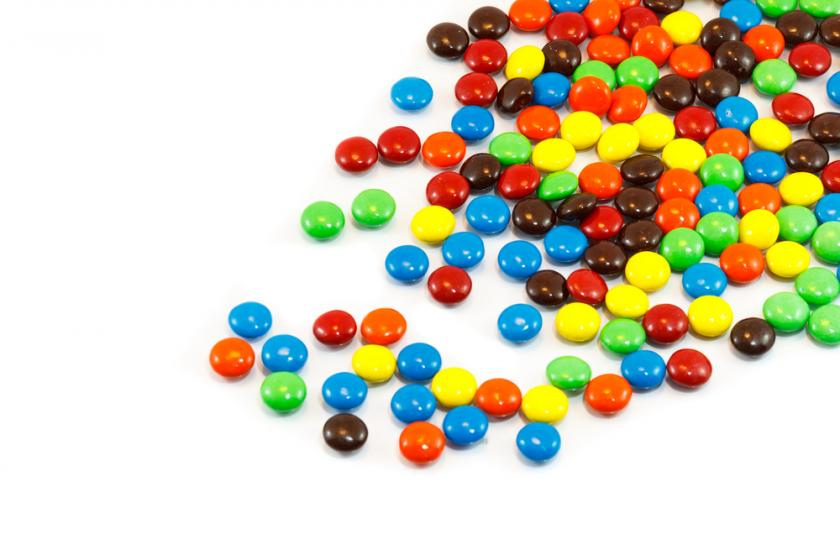
#> input picture 01_Undervisningsnotater/mm.jpg, 840 x 560 px
$ jupyter execute Untitled.ipynb   (older library calls are emulated)
#> lines starting #> are read from the running program, lines starting #| are printed output that depends on the picture
[cell 1]
import numpy as np
import matplotlib.pyplot as plt

[cell 2]
mm = plt.imread('mm.jpg')
#> mm is the input picture: shape (560, 840, 3); mean R, G, B 213.3, 208.2, 186.7
plt.figure(figsize=(14,12))
plt.imshow(mm)
plt.show()

[cell 3]
mm=np.array(mm)

[cell 4]
mm.shape
#> Out = (560, 840, 3)

[cell 5]
mmd = np.array(mm)

[cell 6]
for y in range(mm.shape[0]-1):
    for x in range(mm.shape[1]-1):
        mmd[y][x] = mm[y][x+1] - mm[y][x]
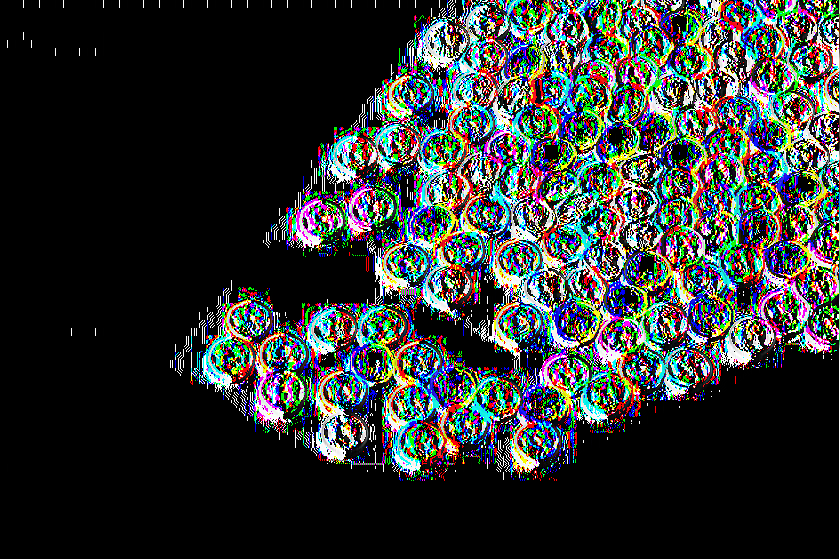
#> mmd: shape (560, 840, 3); mean R, G, B 48.1, 52.2, 51.1

[cell 7]
plt.figure(figsize=(14,12))
plt.imshow(mmd)
plt.show()

[cell 8]
trafikk = plt.imread('Trafikkskilt.jpg')
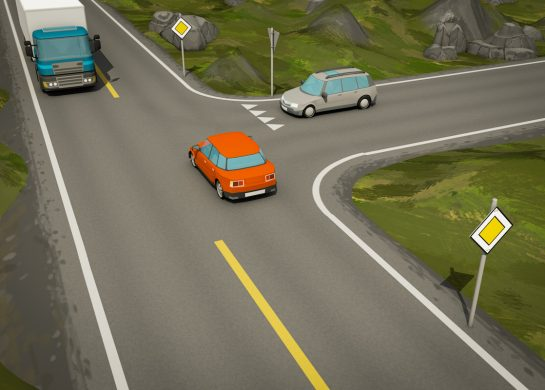
#> input picture 01_Undervisningsnotater/Trafikkskilt.jpg, 545 x 390 px
#> trafikk is the input picture: shape (390, 545, 3); mean R, G, B 114.8, 111.2, 86.7
trafikk=np.array(trafikk)
trafikkd = np.array(trafikk)

[cell 9]
plt.figure(figsize=(14,12))
plt.imshow(trafikk)
plt.show()

[cell 10]
import numpy as np
import scipy
import scipy.misc
import matplotlib.pyplot as plt
from scipy import ndimage

[cell 11]
med_denoised = ndimage.median_filter(trafikk, 3)

[cell 12]
plt.figure(figsize=(14,12))
plt.imshow(med_denoised)
plt.show()

[cell 13]
gauss_denoised = ndimage.gaussian_filter(trafikk, 2)
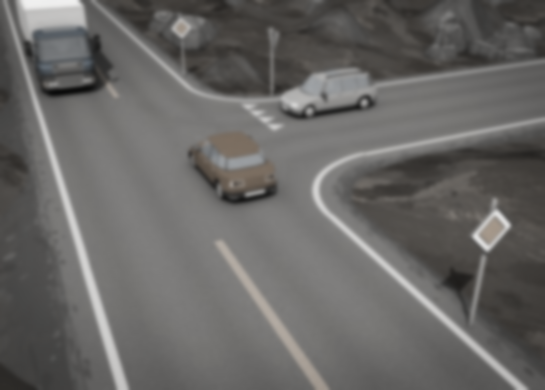
#> gauss_denoised: shape (390, 545, 3); mean R, G, B 104.4, 102.9, 101.1
plt.figure(figsize=(14,12))
plt.imshow(gauss_denoised)
plt.show()

[cell 14]
def bildeDer(bilde):
    bildeD = np.array(bilde)
    for y in range(bilde.shape[0]-1):
        for x in range(bilde.shape[1]-1):
            bildeD[y][x] = bilde[y][x+1] - bilde[y][x]
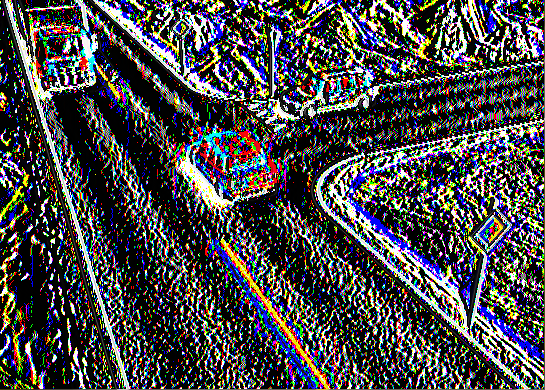
#> bildeD: shape (390, 545, 3); mean R, G, B 73.2, 72.5, 74.2
    return bildeD
